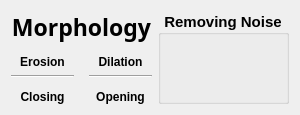
      <widget class="QWidget" name="tab_11">
       <attribute name="title">
        <string>Morphology</string>
       </attribute>
       <layout class="QGridLayout" name="gridLayout_31">
        <item row="4" column="0">
         <widget class="MplWidget" name="widget_10" native="true"/>
        </item>
        <item row="1" column="0">
         <widget class="MplWidget" name="widget_8" native="true"/>
        </item>
        <item row="1" column="2">
         <widget class="MplWidget" name="widget_9" native="true"/>
        </item>
        <item row="4" column="2">
         <widget class="MplWidget" name="widget_11" native="true"/>
        </item>
        <item row="2" column="2">
         <widget class="QLabel" name="label_36">
          <property name="sizePolicy">
           <sizepolicy hsizetype="Preferred" vsizetype="Fixed">
            <horstretch>0</horstretch>
            <verstretch>0</verstretch>
           </sizepolicy>
          </property>
          <property name="font">
           <font>
            <pointsize>9</pointsize>
            <weight>75</weight>
            <bold>true</bold>
           </font>
          </property>
          <property name="text">
           <string>Dilation</string>
          </property>
          <property name="alignment">
           <set>Qt::AlignCenter</set>
          </property>
         </widget>
        </item>
        <item row="4" column="1">
         <widget class="Line" name="line_38">
          <property name="orientation">
           <enum>Qt::Vertical</enum>
          </property>
         </widget>
        </item>
        <item row="3" column="0">
         <widget class="Line" name="line_39">
          <property name="orientation">
           <enum>Qt::Horizontal</enum>
          </property>
         </widget>
        </item>
        <item row="3" column="2">
         <widget class="Line" name="line_40">
          <property name="orientation">
           <enum>Qt::Horizontal</enum>
          </property>
         </widget>
        </item>
        <item row="2" column="0">
         <widget class="QLabel" name="label_31">
          <property name="sizePolicy">
           <sizepolicy hsizetype="Preferred" vsizetype="Fixed">
            <horstretch>0</horstretch>
            <verstretch>0</verstretch>
           </sizepolicy>
          </property>
          <property name="font">
           <font>
            <pointsize>9</pointsize>
            <weight>75</weight>
            <bold>true</bold>
           </font>
          </property>
          <property name="text">
           <string>Erosion</string>
          </property>
          <property name="alignment">
           <set>Qt::AlignCenter</set>
          </property>
         </widget>
        </item>
        <item row="1" column="1">
         <widget class="Line" name="line_37">
          <property name="orientation">
           <enum>Qt::Vertical</enum>
          </property>
         </widget>
        </item>
        <item row="5" column="0">
         <widget class="QLabel" name="label_37">
          <property name="sizePolicy">
           <sizepolicy hsizetype="Preferred" vsizetype="Fixed">
            <horstretch>0</horstretch>
            <verstretch>0</verstretch>
           </sizepolicy>
          </property>
          <property name="font">
           <font>
            <pointsize>9</pointsize>
            <weight>75</weight>
            <bold>true</bold>
           </font>
          </property>
          <property name="text">
           <string>Closing</string>
          </property>
          <property name="alignment">
           <set>Qt::AlignCenter</set>
          </property>
         </widget>
        </item>
        <item row="5" column="2">
         <widget class="QLabel" name="label_38">
          <property name="sizePolicy">
           <sizepolicy hsizetype="Preferred" vsizetype="Fixed">
            <horstretch>0</horstretch>
            <verstretch>0</verstretch>
           </sizepolicy>
          </property>
          <property name="font">
           <font>
            <pointsize>9</pointsize>
            <weight>75</weight>
            <bold>true</bold>
           </font>
          </property>
          <property name="text">
           <string>Opening</string>
          </property>
          <property name="alignment">
           <set>Qt::AlignCenter</set>
          </property>
         </widget>
        </item>
        <item row="0" column="3" rowspan="6">
         <widget class="QGroupBox" name="groupBox_18">
          <property name="font">
           <font>
            <pointsize>11</pointsize>
            <weight>75</weight>
            <bold>true</bold>
           </font>
          </property>
          <property name="title">
           <string>Removing Noise</string>
          </property>
          <property name="alignment">
           <set>Qt::AlignCenter</set>
          </property>
          <property name="flat">
           <bool>true</bool>
          </property>
          <layout class="QGridLayout" name="gridLayout_30">
           <item row="0" column="0">
            <widget class="MplWidget" name="widget_12" native="true"/>
           </item>
          </layout>
         </widget>
        </item>
        <item row="0" column="0" colspan="3">
         <widget class="QLabel" name="label_39">
          <property name="sizePolicy">
           <sizepolicy hsizetype="Preferred" vsizetype="Fixed">
            <horstretch>0</horstretch>
            <verstretch>0</verstretch>
           </sizepolicy>
          </property>
          <property name="font">
           <font>
            <family>8514oem</family>
            <pointsize>17</pointsize>
            <weight>75</weight>
            <bold>true</bold>
            <kerning>false</kerning>
           </font>
          </property>
          <property name="styleSheet">
           <string notr="true">color: qlineargradient(spread:pad, x1:0, y1:0, x2:1, y2:0, stop:0 rgba(245, 224, 176, 255), stop:0.09 rgba(246, 189, 237, 255), stop:0.14 rgba(194, 207, 246, 255), stop:0.19 rgba(184, 160, 168, 255), stop:0.25 rgba(171, 186, 248, 255), stop:0.32 rgba(243, 248, 224, 255), stop:0.385 rgba(249, 162, 183, 255), stop:0.47 rgba(100, 115, 124, 255), stop:0.58 rgba(251, 205, 202, 255), stop:0.65 rgba(170, 128, 185, 255), stop:0.75 rgba(252, 222, 204, 255), stop:0.805 rgba(206, 122, 218, 255), stop:0.86 rgba(254, 223, 175, 255), stop:0.91 rgba(254, 236, 244, 255), stop:1 rgba(255, 191, 221, 255));</string>
          </property>
          <property name="text">
           <string>Morphology</string>
          </property>
          <property name="alignment">
           <set>Qt::AlignCenter</set>
          </property>
         </widget>
        </item>
       </layout>
      </widget>
